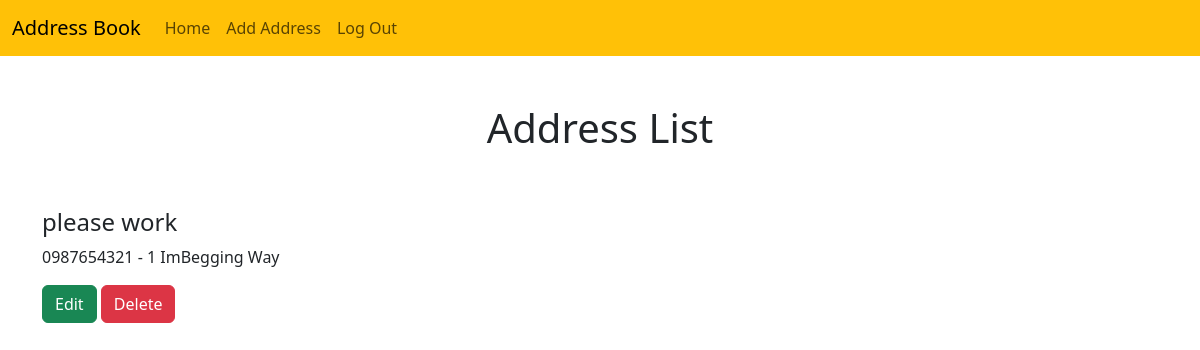
Page / (signed in) on the earlier database version.
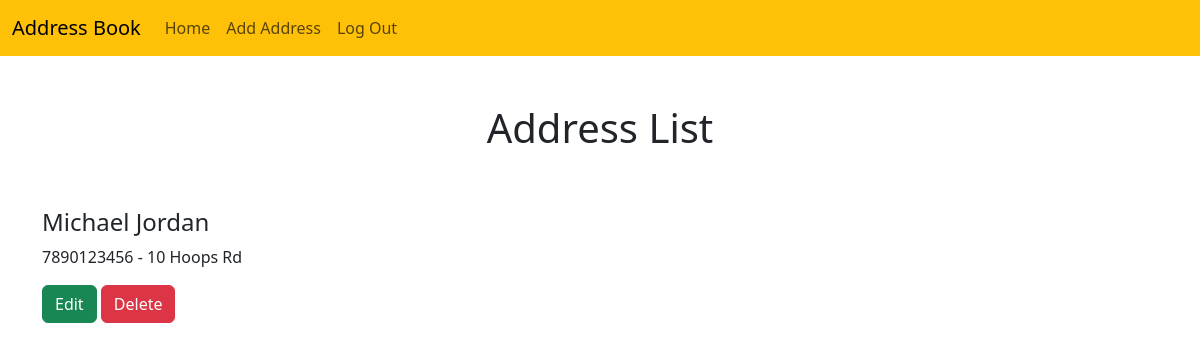
Same page on the later database version.
### app/models.py (models this page shows, shortened)
class Addresses(db.Model):
    id = db.Column(db.Integer, primary_key=True)
    first_name = db.Column(db.String(50), nullable=False)
    last_name = db.Column(db.String(50), nullable=False)
    phone_number = db.Column(db.String(10), nullable=False)
    address = db.Column(db.String(200), nullable=False)
    user_id = db.Column(db.Integer, db.ForeignKey('user.id'))

### app/routes.py (the view)
@app.route('/')
def index():
    if current_user.is_authenticated:
        user_id = current_user.id
        user_addresses = Addresses.query.filter_by(user_id=user_id).all()
        return render_template('base.html', addresses=user_addresses)
    else:
        return render_template('base.html')

### app/models.py (called while the page is built)
@login.user_loader
def get_a_user_by_id(user_id):
    return db.session.get(User, user_id)

### app/templates/base.html (shortened to what this page needs)
<!DOCTYPE html>
<html lang="en">
<head>
    <link rel="stylesheet" href="https://cdn.jsdelivr.net/npm/bootstrap@5.3.0-alpha1/dist/css/bootstrap.min.css">
    <link rel="stylesheet" href="{{ url_for('static', filename='css/main.css') }}">
</head>
<body>
    {% include 'nav.html' %}
    <div class="row py-5">
        <div class="col text-center text-dark">
            {% block header %}
                <h1>Address List</h1>
            {% endblock %}
        </div>
    </div>
    {% block content %}
    <div class="container">
        {% for address in addresses %}
        <div class="row">
            <div class="col">
                <h4>{{ address.first_name }} {{ address.last_name }}</h4>
                <p>{{ address.phone_number }} - {{ address.address }}</p>
                <a href="{{ url_for('edit_address', id=address.id) }}" class="btn btn-success">Edit</a>
                <button type="button" class="btn btn-danger" data-bs-toggle="modal" data-bs-target="#deleteAddressModal-{{ addresses.id }}">
                    Delete
                </button>
            </div>
        </div>
        {% endfor %}
        {% endblock %}
    </div>
</body>
</html>

### app/templates/nav.html (shortened to what this page needs)
<nav class="navbar navbar-expand-lg bg-warning" data-bs-theme="warning">
    <div class="container-fluid">
        <a class="navbar-brand" href="/">Address Book</a>
        <div class="collapse navbar-collapse" id="collapseLinks">
        <div class="navbar-nav">
            <a class="nav-link" href="/">Home</a>
            {% if current_user.is_authenticated %}
            <a class="nav-link" href="/address">Add Address</a>
            <a class="nav-link" href="/logout">Log Out</a>
            {% else %}
            <a class="nav-link" href="/signup">Sign Up</a>
            <a class="nav-link" href="/login">Log In</a>
            {% endif %}
        </div>
        </div>
    </div>
</nav>

### app/static/css/main.css (style rules this page uses)
body { background-color: rgb(255, 255, 255); }

Differences in the rows shown:
removed Addresses: first_name "please", last_name "work", phone_number "0987654321", address "1 ImBegging Way"
added Addresses: first_name "Michael", last_name "Jordan", phone_number "7890123456", address "10 Hoops Rd"
